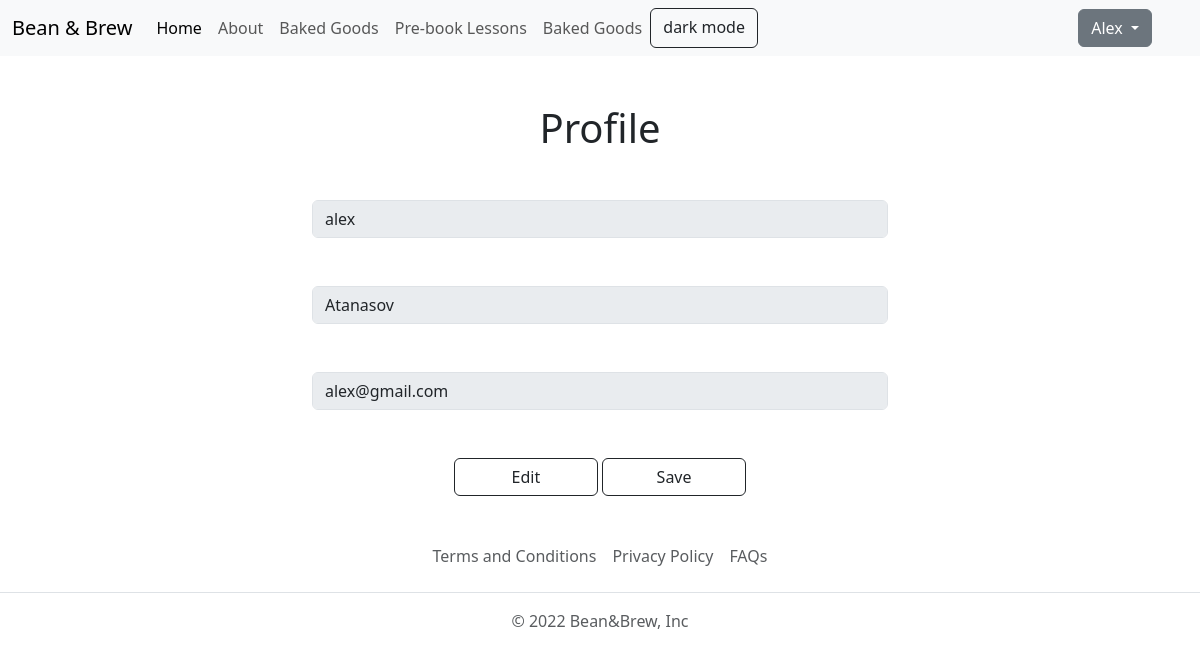
The app's page /profile.php (signed in) with its own data.
### tables this page shows
CREATE TABLE `users` (
  `user_id` int(11) NOT NULL,
  `first_name` varchar(256) NOT NULL,
  `last_name` varchar(256) NOT NULL,
  `password_text` varchar(256) NOT NULL,
  `email` varchar(256) NOT NULL
);

### dbh.class.php (called while the page is built)
<?php
class Dbh
{
    private $host = "localhost";
    private $user = "root";
    private $pwd = "";
    private $dbname = "newB&B";
    protected function connect()
    {
        $dsn = 'mysql:host=' . $this->host.';dbname='.$this->dbname;
        $pdo = new PDO($dsn, $this->user, $this->pwd);
        $pdo->setAttribute(PDO::ATTR_DEFAULT_FETCH_MODE, PDO::FETCH_ASSOC);
        return $pdo;
    }
}

### profile.class.php (called while the page is built, shortened)
<?php
include 'dbh.class.php';
class Profile extends Dbh {
    public function getUser($user_id)
    {
        $stmt = $this->connect()->prepare('SELECT * FROM users WHERE user_id = ?;');
        if(!$stmt->execute(array($user_id)))
        {
            echo 'stmt failed';
            $stmt = null;
            exit();
        }
        else
        {
            return $stmt->fetchAll();
        }
    }
}

### profile.php (the view, shortened to what this page needs)
<?php
    include 'include/header.php';
    include 'profile.class.php';?>
<?php
    $user = new Profile();
    $user_data = $user->getUser($_COOKIE['userid']);
?>
<div class="container text-center mt-5 w-50">
    <h1>Profile</h1>
    <form method="POST">
        <div class="info mt-5">
            <div class="input-group mb-5 ">
                <input type="text" name="firstName" class="form-control" disabled value="<?php echo $user_data[0]['first_name'];?>" aria-label="Recipient's username" aria-describedby="button-addon2">
            </div>
            <div class="input-group mb-5">
                <input type="text" name="lastName" class="form-control"  disabled value="<?php echo $user_data[0]['last_name'];?>" aria-label="Recipient's username" aria-describedby="button-addon2">
            </div>
            <div class="input-group mb-5">
                <input type="text" name="email" class="form-control" disabled value="<?php echo $user_data[0]['email'];?>" aria-label="Recipient's username" aria-describedby="button-addon2">
            </div>
        </div>
        <button class="btn btn-outline-dark w-25" type="button" onclick="functionEnable()" id="button-addon2">Edit</button>
        <button type="submit" class="btn btn-outline-dark w-25" name="submit" id="button-addon2">Save</button>
    </form>
</div>
<?php include 'include/footer.php';?>

### records on screen
users: firstName "alex", lastName "Atanasov", email "alex@gmail.com"

### other values on screen
$_COOKIE['name'] "Alex"
